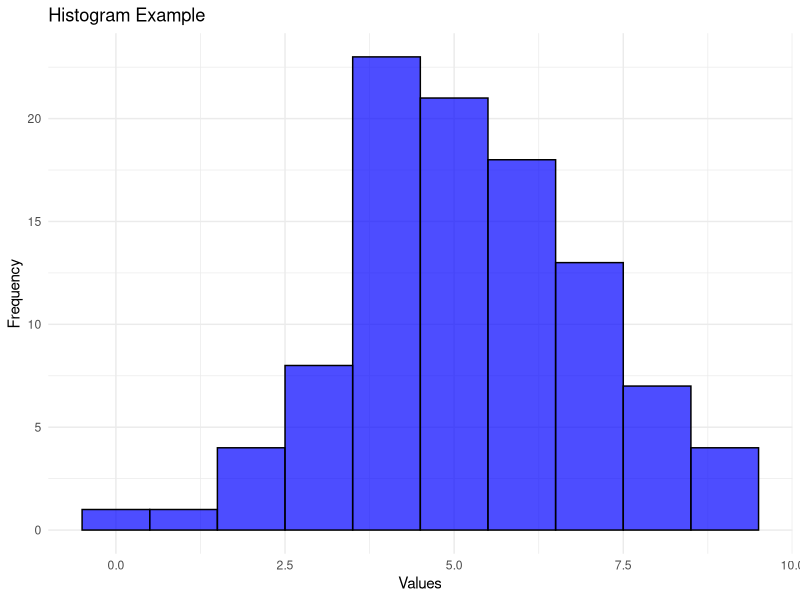

Recreate this plot in R.
# Load required libraries
library(ggplot2)

# Create a sample dataset
set.seed(123)
data <- data.frame(
  Values = rnorm(100, mean = 5, sd = 2)
)

# Create a histogram using ggplot2
histogram <- ggplot(data, aes(x = Values)) +
  geom_histogram(binwidth = 1, fill = "blue", color = "black", alpha = 0.7) +
  labs(title = "Histogram Example", x = "Values", y = "Frequency") +
  theme_minimal()

# Display the histogram
print(histogram)
